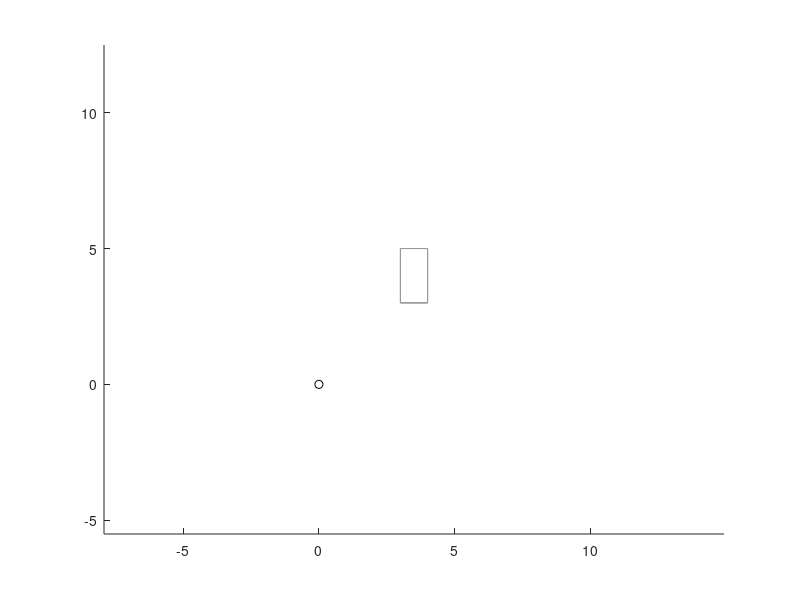

MATLAB code to generate this figure: (Note: this script raises an error after producing the figure.)
%%%%%%%%%%%%%%%%%%%%%%%%%%%%%%%%%%%%%%%%%%%%%%%%%%%%%%%%%%%%%%%%%%%%%%%%%%%
%%%%%%%%%%%%%%%%%%%%%%%%%%%%% Roule Devoir 4 %%%%%%%%%%%%%%%%%%%%%%%%%%%%%%
%%%%%%%%%%%%%%%%%%%%%%%%%%%%%%%%%%%%%%%%%%%%%%%%%%%%%%%%%%%%%%%%%%%%%%%%%%%

clc ; clear all ; format loose %compact 
format long;
close all ; 

%%%%%%%%%%%%%%%%%%%%%%%%%%%% D�finir les cas %%%%%%%%%%%%%%%%%%%%%%%%%%%%%%
cm   = [4,4,11]; %--- centre de masse ellipso�de
rad    = 3; %--- x^2/(rad^2), y^2/(rad^2)
bval   = 9; %--- z^2/(bval^2)
Lame = [3 4; 3 5; 12 17];
nout = [1 1   1   1.2];
nin  = [1  1.5 1.5 1];
dep  = [0 0 5; 0 0 5; 0 0 0; 0 0 5];

for itst=1:4
  tic
  clf;
  hold;
  plot3([dep(itst,1)],[dep(itst,2)],[dep(itst,3)],'ko');
  [x, y, z] = ellipsoid(cm(1),cm(2),cm(3),rad,rad,bval,30);
  surf(x, y, z,'FaceColor','none','EdgeAlpha',0.1)
  Face1x=[Lame(1,1) Lame(1,1) Lame(1,1) Lame(1,1) Lame(1,1)];
  Face2x=[Lame(1,2) Lame(1,2) Lame(1,2) Lame(1,2) Lame(1,2)];
  Face12y=[Lame(2,1) Lame(2,2) Lame(2,2) Lame(2,1) Lame(2,1)];
  Face12z=[Lame(3,1) Lame(3,1) Lame(3,2) Lame(3,2) Lame(3,1)];

  Face34x=[Lame(1,1) Lame(1,2) Lame(1,2) Lame(1,1) Lame(1,1)];  
  Face3y=[Lame(2,1) Lame(2,1) Lame(2,1) Lame(2,1) Lame(2,1)];
  Face4y=[Lame(2,2) Lame(2,2) Lame(2,2) Lame(2,2) Lame(2,2)];
  Face34z=Face12z;

  Face56x=Face34x;
  Face56y=[Lame(2,1) Lame(2,1) Lame(2,2) Lame(2,2) Lame(2,1)];
  Face5z=[Lame(3,1) Lame(3,1) Lame(3,1) Lame(3,1) Lame(3,1)];
  Face6z=[Lame(3,2) Lame(3,2) Lame(3,2) Lame(3,2) Lame(3,2)];

  line(Face1x,Face12y,Face12z,'Color',[0.6 0.6 0.6]);
  line(Face2x,Face12y,Face12z,'Color',[0.6 0.6 0.6]);
  line(Face34x,Face3y,Face34z,'Color',[0.6 0.6 0.6]);
  line(Face34x,Face4y,Face34z,'Color',[0.6 0.6 0.6]);
  line(Face56x,Face56y,Face5z,'Color',[0.6 0.6 0.6]);
  line(Face56x,Face56y,Face6z,'Color',[0.6 0.6 0.6]);
  axis equal
  [xi,yi,zi,face] = Devoir4(nout(itst),nin(itst),dep(itst,:));
  nbpoint=length(face);
  for ipoint=1:nbpoint
    if face(ipoint) == 1
      plot3([xi(ipoint)],[yi(ipoint)],[zi(ipoint)],'r.');
    elseif face(ipoint) == 2
      plot3([xi(ipoint)],[yi(ipoint)],[zi(ipoint)],'c.');
    elseif face(ipoint) == 3
      plot3([xi(ipoint)],[yi(ipoint)],[zi(ipoint)],'g.');
    elseif face(ipoint) == 4
      plot3([xi(ipoint)],[yi(ipoint)],[zi(ipoint)],'y.');
    elseif face(ipoint) == 5
      plot3([xi(ipoint)],[yi(ipoint)],[zi(ipoint)],'b.');
    elseif face(ipoint) == 6
      plot3([xi(ipoint)],[yi(ipoint)],[zi(ipoint)],'m.');
    end
  end
  % hold;
  toc
  fprintf('YES');
  % pause
end